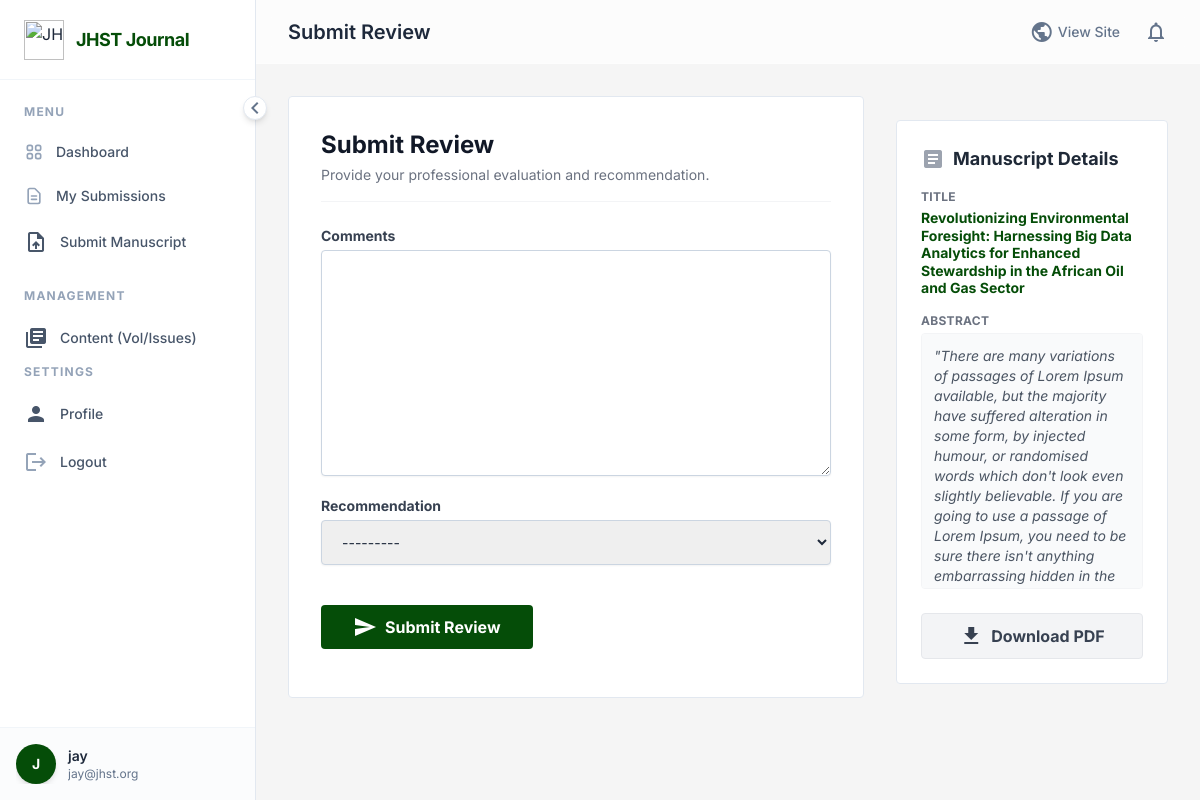
Page /submit_review/3/ (signed in) on the earlier database version.
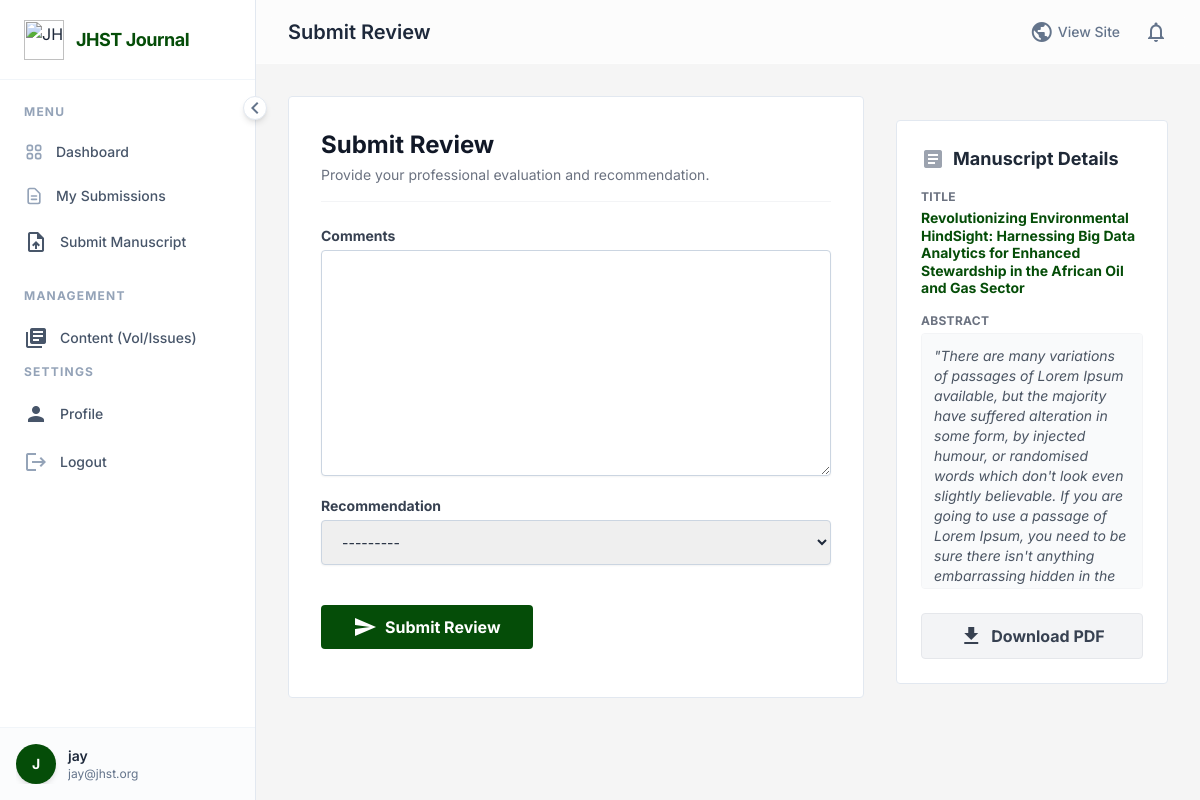
Same page on the later database version.
### journal/models.py (models this page shows, shortened)
class Manuscript(models.Model):
    STATUS_CHOICES = [
        ('submitted', 'Submitted'),
        ('under_review', 'Under Review'),
        ('accepted', 'Accepted'),
        ('rejected', 'Rejected'),
        ('published', 'Published'),
    ]
    title = models.CharField(max_length=255)
    abstract = models.TextField()
    file = models.FileField(upload_to='manuscripts/')
    co_authors = models.CharField(max_length=500, blank=True, help_text="Names of co-authors, separated by commas")
    affiliations = models.TextField(blank=True, help_text="Author affiliations")
    author = models.ForeignKey(User, on_delete=models.CASCADE, related_name='manuscripts')
    reviewer = models.ForeignKey(User, on_delete=models.SET_NULL, null=True, blank=True, related_name='assigned_manuscripts')
    submitted_date = models.DateTimeField(auto_now_add=True)
    status = models.CharField(max_length=20, choices=STATUS_CHOICES, default='submitted')
    keywords = models.CharField(max_length=255, help_text="Comma-separated keywords")

### journal/views.py (the view)
# urls.py: path('submit_review/<int:manuscript_id>/', views.submit_review, name='submit_review'),
@login_required
def submit_review(request, manuscript_id):
    review = get_object_or_404(Review, manuscript__id=manuscript_id, reviewer=request.user)
    manuscript = review.manuscript
    if request.method == 'POST':
        form = ReviewForm(request.POST, instance=review)
        if form.is_valid():
            review = form.save(commit=False)
            review.date_completed = timezone.now()
            review.save()
            messages.success(request, "Your review has been submitted. Thank you!")
            return redirect('dashboard')
    else:
        form = ReviewForm(instance=review)
    return render(request, 'dashboard/submit_review.html', {'form': form, 'manuscript': manuscript})

### journal/forms.py
class ReviewForm(forms.ModelForm):
    class Meta:
        model = Review
        fields = ['comments', 'recommendation']
    def __init__(self, *args, **kwargs):
        super().__init__(*args, **kwargs)
        for field in self.fields.values():
            field.widget.attrs.update({
                'class': 'w-full px-4 py-3 border border-slate-300 rounded shadow-sm focus:outline-none focus:ring-2 focus:ring-primary/50 focus:border-primary text-sm dark:bg-card-dark dark:border-slate-600 dark:text-white transition-all duration-200'
            })

### templates/dashboard/submit_review.html (shortened to what this page needs)
﻿{% extends 'dashboard/dashboard_base.html' %} {% block dashboard_title %}Submit
Review{% endblock %} {% block content %}
<div class="max-w-5xl mx-auto">
  <div class="grid grid-cols-1 lg:grid-cols-3 gap-8">
    <div class="lg:col-span-2">
      <div
        class="bg-white dark:bg-card-dark border border-border-light dark:border-border-dark rounded p-8"
      >
        <div class="mb-6 border-b border-gray-100 dark:border-gray-700 pb-4">
          <h2
            class="text-2xl font-display font-bold text-gray-900 dark:text-white"
          >
            Submit Review
          </h2>
          <p class="text-sm text-gray-500 mt-1">
            Provide your professional evaluation and recommendation.
          </p>
        </div>
        <form method="post" class="space-y-6">
          <div class="space-y-5">
            {% for field in form %}
            <div>
              <label
                for="{{ field.id_for_label }}"
                class="block text-sm font-bold text-gray-700 dark:text-gray-300 mb-1"
              >
                {{ field.label }}
              </label>
              {{ field }}
            </div>
            {% endfor %}
          </div>
          <div class="pt-4">
            <button
              type="submit"
              class="bg-primary text-white font-bold py-2.5 px-8 rounded hover:bg-opacity-90 transition flex items-center"
            >
              <span class="material-icons text-sm mr-2">send</span> Submit
              Review
            </button>
          </div>
        </form>
      </div>
    </div>
    <div class="lg:col-span-1">
      <div
        class="bg-white dark:bg-card-dark border border-border-light dark:border-border-dark rounded p-6 sticky top-6"
      >
        <h3
          class="text-lg font-bold text-gray-800 dark:text-white mb-4 flex items-center"
        >
          <span class="material-icons text-gray-400 mr-2">article</span>
          Manuscript Details
        </h3>
        <div class="mb-4">
          <p
            class="text-xs font-bold text-gray-500 uppercase tracking-wide mb-1"
          >
            Title
          </p>
          <p class="text-sm font-bold text-primary leading-tight">
            {{ manuscript.title }}
          </p>
        </div>
        <div class="mb-6">
          <p
            class="text-xs font-bold text-gray-500 uppercase tracking-wide mb-1"
          >
            Abstract
          </p>
          <div
            class="text-sm text-gray-600 dark:text-gray-300 italic p-3 bg-gray-50 dark:bg-gray-800 rounded border border-gray-100 dark:border-gray-700 max-h-64 overflow-y-auto"
          >
            "{{ manuscript.abstract }}"
          </div>
        </div>
        <a
          href="{{ manuscript.file.url }}"
          target="_blank"
          class="w-full flex justify-center items-center bg-gray-100 dark:bg-gray-800 text-gray-700 dark:text-gray-200 font-bold py-2.5 px-4 rounded hover:bg-gray-200 dark:hover:bg-gray-700 transition border border-gray-200 dark:border-gray-600"
        >
          <span class="material-icons text-sm mr-2">download</span> Download PDF
        </a>
      </div>
    </div>
  </div>
</div>
{% endblock %}

Differences in the rows shown:
changed Manuscript: title "Revolutionizing Environmental Foresight: Harnessing Big Data Analytics for Enhanced Stewardship in the African Oil and Gas Sector" → "Revolutionizing Environmental HindSight: Harnessing Big Data Analytics for Enhanced Stewardship in the African Oil and Gas Sector"
